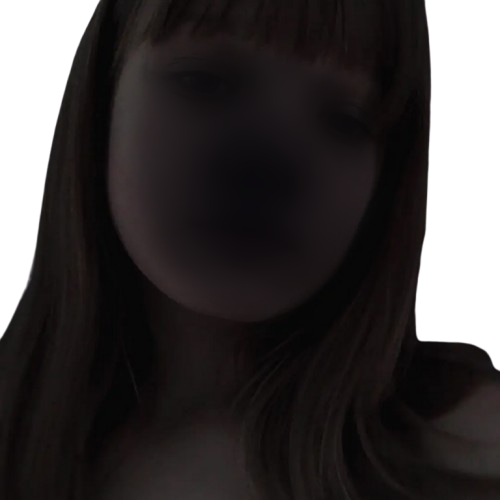
#> input picture chubaka/assets/chubaka.png, 500 x 500 px, given in place of IMG_1299.jpeg, which was not available; the run also reads 1 picture not shown here
$ python textures.py
#> lines starting #> are read from the running program, lines starting #| are printed output that depends on the picture
import os

import numpy as np
from PIL import Image

ROOT = os.path.dirname(os.path.dirname(os.path.abspath(__file__)))
OUT = os.path.join(ROOT, "chubaka", "assets", "game", "textures")
Image.MAX_IMAGE_PIXELS = None
PREVIEW = 2400.0 / 1568.0


def photo(name):
    return Image.open(os.path.join(os.environ.get("PHOTOS", "photos"), f"IMG_{name}.jpeg"))


def pano_crop(name, x0, y0, x1, y1):
    im = photo(name)
    s = im.size[0] / 2400.0 * PREVIEW
    return im.crop((int(x0 * s), int(y0 * s), int(x1 * s), int(y1 * s)))


def arr(im):
    return np.asarray(im.convert("RGB"), dtype=np.float32)


def fit(a, size):
    im = Image.fromarray(np.clip(a, 0, 255).astype(np.uint8))
    return arr(im.resize((size, size), Image.LANCZOS))


def tileable(a):
    h, w = a.shape[:2]
    wy = np.abs(np.linspace(-1.0, 1.0, h))[:, None, None]
    wx = np.abs(np.linspace(-1.0, 1.0, w))[None, :, None]
    mask = np.clip(np.maximum(wx, wy) * 1.1, 0.0, 1.0) ** 1.5
    shifted = np.roll(np.roll(a, h // 2, axis=0), w // 2, axis=1)
    return a * (1.0 - mask) + shifted * mask


def noise(rng, size, octaves=4, base=4):
    out = np.zeros((size, size), dtype=np.float32)
    amp = 1.0
    total = 0.0
    for o in range(octaves):
        n = base * (2 ** o)
        g = rng.random((n, n)).astype(np.float32)
        im = Image.fromarray((g * 255).astype(np.uint8)).resize((size, size), Image.BICUBIC)
        out += np.asarray(im, dtype=np.float32) / 255.0 * amp
        total += amp
        amp *= 0.5
    return out / total


def tint(base, n, strength):
    return base[None, None, :] * (1.0 + (n[..., None] - 0.5) * strength)


def mean_color(a):
    return a.reshape(-1, 3).mean(axis=0)


def save(name, a):
    os.makedirs(OUT, exist_ok=True)
    Image.fromarray(np.clip(a, 0, 255).astype(np.uint8)).save(os.path.join(OUT, name + ".png"), optimize=True)


def stains(rng, size, strength):
    n = noise(rng, size, 5, 3)
    s = np.clip((n - 0.55) * 4.0, 0.0, 1.0)
    return 1.0 - s * strength


def plaster(rng, size, base, grime):
    n = noise(rng, size, 5, 6)
    fine = rng.random((size, size)).astype(np.float32)
    a = tint(np.array(base, dtype=np.float32), n, 0.16)
    a *= (1.0 + (fine[..., None] - 0.5) * 0.07)
    a *= stains(rng, size, grime)[..., None]
    return a


def make_plaster(rng):
    base = np.array([150, 204, 188], dtype=np.float32)
    a = plaster(rng, 256, base, 0.35)
    mold = np.clip((noise(rng, 256, 5, 4) - 0.62) * 5.0, 0.0, 1.0)[..., None]
    a = a * (1.0 - mold * 0.55) + np.array([52, 70, 58], dtype=np.float32) * mold * 0.55
    peel = np.clip((noise(rng, 256, 4, 5) - 0.7) * 8.0, 0.0, 1.0)[..., None]
    a = a * (1.0 - peel * 0.45) + np.array([138, 130, 108], dtype=np.float32) * peel * 0.45
    save("plaster", tileable(a))
    b = plaster(rng, 256, base * 0.7, 0.5)
    save("plaster_dark", tileable(b))


def make_wood(rng):
    ref = arr(pano_crop("1299", 10, 150, 320, 350))
    ref = ref[40:-10, 130:-80]
    a = fit(ref, 256)
    lum = a.mean(axis=2, keepdims=True)
    a = a * 0.7 + lum * 0.3
    save("wood_panel", tileable(a * 0.95))
    dark = a * np.array([0.62, 0.58, 0.55], dtype=np.float32)
    save("wood_dark", tileable(dark))


def make_parquet(rng):
    ref = arr(pano_crop("1300", 470, 255, 760, 365))
    base = mean_color(ref[20:-10])
    size = 512
    a = np.zeros((size, size, 3), dtype=np.float32)
    plank_w = size // 8
    for i in range(8):
        y0 = i * plank_w
        x = -int(rng.integers(0, size // 2))
        while x < size:
            length = int(rng.integers(size // 3, size // 2 + size // 6))
            tone = 0.72 + rng.random() * 0.5
            col = base * tone * np.array([1.0, 0.97 + rng.random() * 0.06, 0.95 + rng.random() * 0.08], dtype=np.float32)
            grain = noise(rng, size, 3, 24)[y0:y0 + plank_w, :]
            streak = np.repeat(rng.random((plank_w, 1)).astype(np.float32), size, axis=1) * 0.5 + grain * 0.5
            patch = col[None, None, :] * (0.88 + streak[..., None] * 0.28)
            xs = max(x, 0)
            xe = min(x + length, size)
            if xe > xs:
                a[y0:y0 + plank_w - 2, xs:xe] = patch[:plank_w - 2, xs:xe]
                a[y0 + plank_w - 2:y0 + plank_w, xs:xe] = col * 0.35
                a[y0:y0 + plank_w, xs:xs + 2] = col * 0.3
            x += length
    wear = stains(rng, size, 0.35)[..., None]
    a = a * wear
    save("parquet", tileable(a))


def make_door(rng):
    base = np.array([202, 200, 190], dtype=np.float32)
    size = 256
    n = noise(rng, size, 4, 6)
    a = tint(base, n, 0.14)
    a *= (1.0 + (rng.random((size, size, 1)).astype(np.float32) - 0.5) * 0.06)
    a *= stains(rng, size, 0.3)[..., None]
    for _ in range(14):
        x = int(rng.integers(0, size))
        y = int(rng.integers(0, size))
        l = int(rng.integers(12, 60))
        a[y:y + 2, x:x + l] *= 0.78
    save("door_paint", tileable(a))


def make_board(rng):
    ref = arr(pano_crop("1299", 360, 40, 440, 300))
    ref = ref[:int(ref.shape[0] * 0.6), :]
    base = mean_color(ref)
    base = np.clip(base * np.array([0.85, 1.05, 1.0], dtype=np.float32), 0, 255)
    size = 256
    n = noise(rng, size, 4, 5)
    a = tint(base, n, 0.2)
    dust = np.clip((noise(rng, size, 5, 8) - 0.5) * 2.2, 0.0, 1.0)[..., None]
    a = a * (1.0 - dust * 0.25) + np.array([120, 132, 124], dtype=np.float32) * dust * 0.25
    save("chalkboard", tileable(a))


def make_desk(rng):
    size = 256
    base = np.array([186, 160, 118], dtype=np.float32)
    n = noise(rng, size, 4, 8)
    a = tint(base, n, 0.12)
    a *= (1.0 + (rng.random((size, 1, 1)).astype(np.float32) - 0.5) * 0.06)
    a *= stains(rng, size, 0.25)[..., None]
    save("desk_top", tileable(a))
    metal = np.full((128, 128, 3), 30, dtype=np.float32) * (1.0 + (noise(rng, 128, 3, 8)[..., None] - 0.5) * 0.5)
    save("metal_black", tileable(metal))
    ply = np.array([160, 118, 72], dtype=np.float32)
    n2 = noise(rng, size, 4, 6)
    p = tint(ply, n2, 0.22) * stains(rng, size, 0.25)[..., None]
    save("plywood", tileable(p))
    wd = tint(np.array([92, 66, 44], dtype=np.float32), noise(rng, size, 4, 7), 0.25)
    save("wood_old", tileable(wd))


def make_cabinet(rng):
    size = 128
    red = np.array([150, 34, 44], dtype=np.float32)
    yellow = np.array([214, 172, 52], dtype=np.float32)
    for name, col in (("cabinet_red", red), ("cabinet_yellow", yellow)):
        a = tint(col, noise(rng, size, 4, 6), 0.18) * stains(rng, size, 0.3)[..., None]
        save(name, tileable(a))


def make_ceiling(rng):
    a = plaster(rng, 256, (176, 178, 170), 0.55)
    mold = np.clip((noise(rng, 256, 5, 3) - 0.6) * 5.0, 0.0, 1.0)[..., None]
    a = a * (1.0 - mold * 0.5) + np.array([64, 70, 58], dtype=np.float32) * mold * 0.5
    save("ceiling", tileable(a))


def make_corridor(rng):
    size = 256
    floor = np.full((size, size, 3), 52, dtype=np.float32)
    n = noise(rng, size, 4, 6)
    floor = floor * (0.8 + n[..., None] * 0.5)
    for _ in range(1400):
        x = int(rng.integers(0, size))
        y = int(rng.integers(0, size))
        c = float(rng.choice((24, 96, 130, 160)))
        floor[y:y + 2, x:x + 2] = c
    floor *= stains(rng, size, 0.25)[..., None]
    save("terrazzo", tileable(floor))
    green = plaster(rng, size, (118, 168, 134), 0.45)
    save("corridor_green", tileable(green))
    cream = plaster(rng, size, (190, 190, 166), 0.5)
    save("corridor_cream", tileable(cream))
    wooddoor = tint(np.array([120, 78, 46], dtype=np.float32), noise(rng, size, 4, 10), 0.3)
    save("corridor_wood", tileable(wooddoor))
    lamp = tint(np.array([226, 168, 104], dtype=np.float32), noise(rng, 64, 3, 4), 0.3)
    save("lamp_shade", lamp)


def make_curtain(rng):
    size = 128
    ys, xs = np.mgrid[0:size, 0:size].astype(np.float32)
    lace = 0.5 + 0.5 * np.sin(xs * 0.5) * np.sin(ys * 0.5)
    base = np.array([196, 192, 182], dtype=np.float32)
    a = base[None, None, :] * (0.7 + 0.3 * lace[..., None])
    a *= stains(rng, size, 0.4)[..., None]
    save("lace", tileable(a))
    g = tint(np.array([128, 122, 112], dtype=np.float32), noise(rng, size, 3, 4), 0.2)
    folds = 0.82 + 0.18 * np.sin(xs * 0.35)
    save("curtain_grey", tileable(g * folds[..., None]))


def make_plastic(rng):
    size = 64
    a = np.full((size, size, 3), (176, 172, 160), dtype=np.float32) * (1.0 + (noise(rng, size, 3, 4)[..., None] - 0.5) * 0.15)
    save("plastic_white", tileable(a))
    r = np.full((size, size, 3), (160, 156, 148), dtype=np.float32) * (1.0 + (noise(rng, size, 3, 4)[..., None] - 0.5) * 0.2)
    save("radiator", tileable(r))


def make_misc(rng):
    size = 128
    save("paper", tileable(tint(np.array([196, 190, 172], dtype=np.float32), noise(rng, size, 3, 4), 0.15)))
    save("brick", tileable(tint(np.array([120, 74, 58], dtype=np.float32), noise(rng, size, 4, 8), 0.4)))
    save("rubble", tileable(tint(np.array([150, 144, 128], dtype=np.float32), noise(rng, size, 4, 8), 0.45)))
    save("cloth_dark", tileable(tint(np.array([38, 40, 44], dtype=np.float32), noise(rng, size, 3, 6), 0.35)))
    save("book_blue", tileable(tint(np.array([60, 100, 150], dtype=np.float32), noise(rng, size, 3, 4), 0.25)))
    save("leather", tileable(tint(np.array([32, 30, 32], dtype=np.float32), noise(rng, size, 3, 4), 0.2)))
    save("pumpkin", tileable(tint(np.array([214, 110, 30], dtype=np.float32), noise(rng, size, 3, 4), 0.25)))
    save("leaf_brown", tileable(tint(np.array([150, 82, 38], dtype=np.float32), noise(rng, size, 4, 8), 0.5)))
    save("glass", np.full((16, 16, 3), (150, 184, 196), dtype=np.float32))
    save("cardboard", tileable(tint(np.array([164, 128, 84], dtype=np.float32), noise(rng, size, 3, 5), 0.3)))


def make_yard(rng):
    size = 256
    grass = tint(np.array([96, 122, 58], dtype=np.float32), noise(rng, size, 5, 8), 0.55)
    dirt = np.clip((noise(rng, size, 4, 4) - 0.55) * 4.0, 0.0, 1.0)[..., None]
    grass = grass * (1.0 - dirt * 0.6) + np.array([112, 94, 66], dtype=np.float32) * dirt * 0.6
    save("grass", tileable(grass))
    n = noise(rng, size, 5, 10)[..., None]
    bush = np.array([176, 138, 44], dtype=np.float32) * (0.55 + n * 0.9)
    leaf = np.clip((noise(rng, size, 4, 6) - 0.5) * 3.0, 0.0, 1.0)[..., None]
    bush = bush * (1.0 - leaf * 0.5) + np.array([70, 88, 40], dtype=np.float32) * leaf * 0.5
    save("bush", tileable(bush))
    wall = tint(np.array([186, 170, 148], dtype=np.float32), noise(rng, size, 4, 6), 0.25) * stains(rng, size, 0.4)[..., None]
    save("yard_wall", tileable(wall))
    roof = tint(np.array([148, 64, 48], dtype=np.float32), noise(rng, size, 4, 12), 0.35)
    save("roof", tileable(roof))
    block = tint(np.array([150, 148, 140], dtype=np.float32), noise(rng, size, 4, 6), 0.22)
    save("concrete", tileable(block))
    bark = tint(np.array([58, 46, 38], dtype=np.float32), noise(rng, size, 4, 14), 0.5)
    save("bark", tileable(bark))
    gravel = tint(np.array([120, 112, 100], dtype=np.float32), noise(rng, size, 5, 14), 0.5)
    save("gravel", tileable(gravel))


# [50 lines left out: function make_view, not called in this run]


def main():
    rng = np.random.default_rng(1307)
    for fn in (make_plaster, make_wood, make_parquet, make_door, make_board, make_desk, make_cabinet, make_ceiling, make_corridor, make_curtain, make_plastic, make_misc, make_yard):
        fn(rng)
#> this loop made 13 passes
#> pass 1, in save, `Image.fromarray(np.clip(a, 0, 255).astype(np.uint8)).save(os.path.join..`:
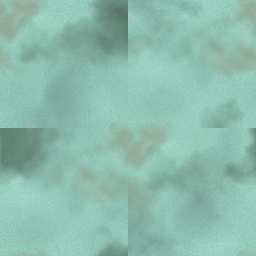
#> saved as plaster.png: PIL image 256x256 RGB; mean R, G, B 139.8, 188.3, 172.7
#> pass 1, in save (call 2), `Image.fromarray(np.clip(a, 0, 255).astype(np.uint8)).save(os.path.join..`:
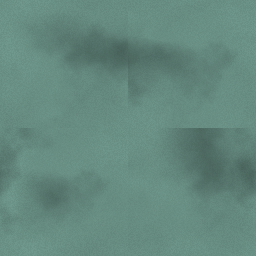
#> saved as plaster_dark.png: PIL image 256x256 RGB; mean R, G, B 100.1, 136.3, 125.6
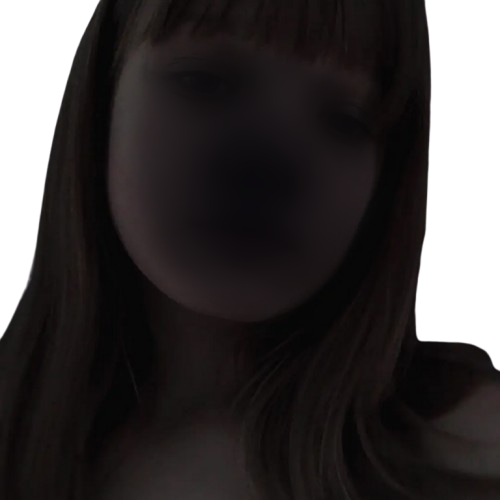
#> input picture chubaka/assets/chubaka.png, 500 x 500 px, given in place of IMG_1299.jpeg, which was not available
#> pass 2, in make_wood, `ref = arr(pano_crop("1299", 10, 150, 320, 350))`:
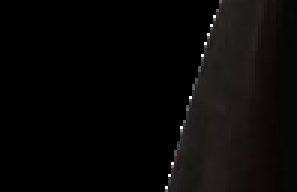
#> ref: shape (64, 99, 3) float32 (shown 3 times larger); mean of channels 0, 1, 2 8.9, 8, 7.6; drawn as R, G, B
    print(sorted(os.listdir(OUT)))


if __name__ == "__main__":
    main()
